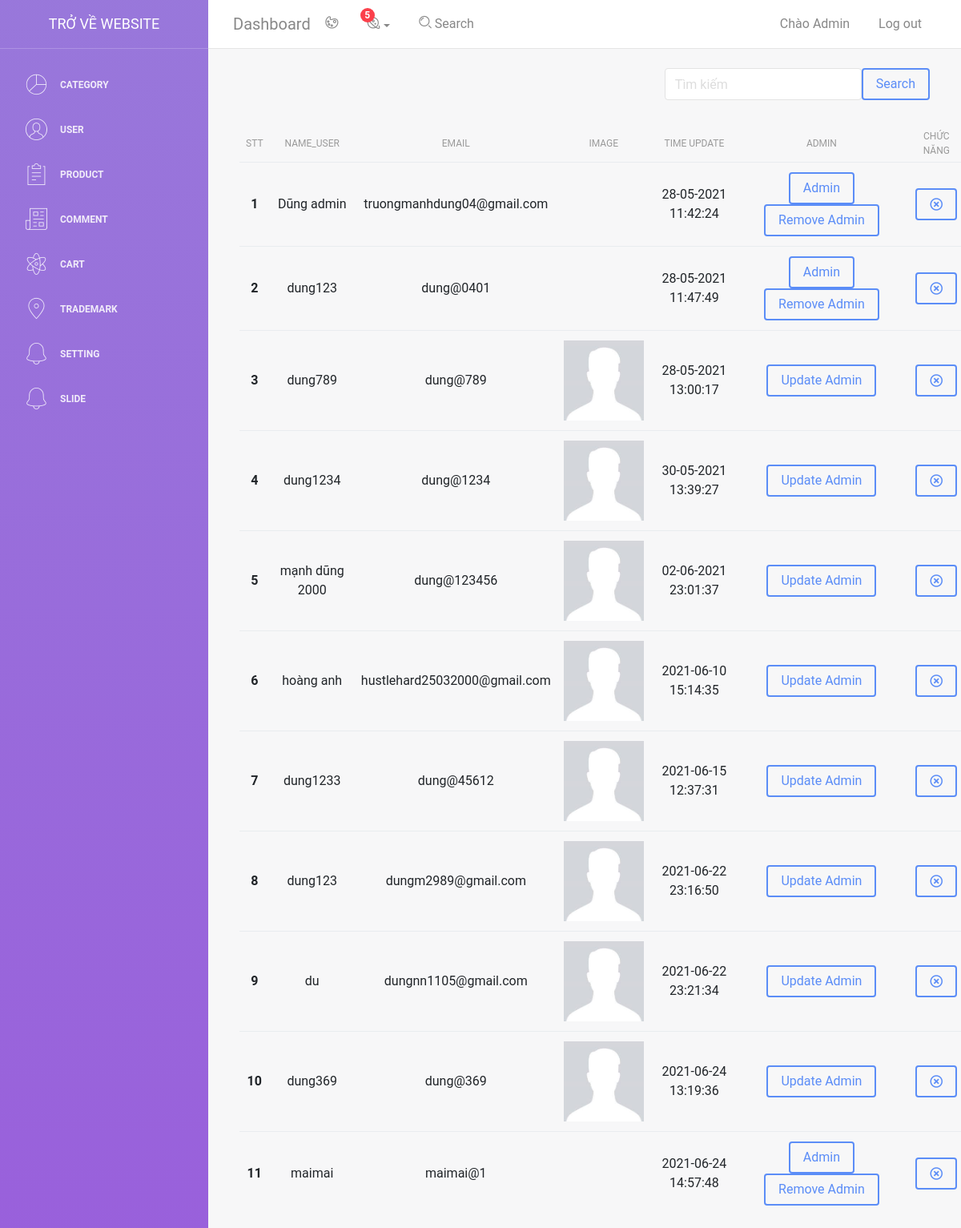
The app's page /admin/light-bootstrap-dashboard-master/examples/user.php (signed in), older data.
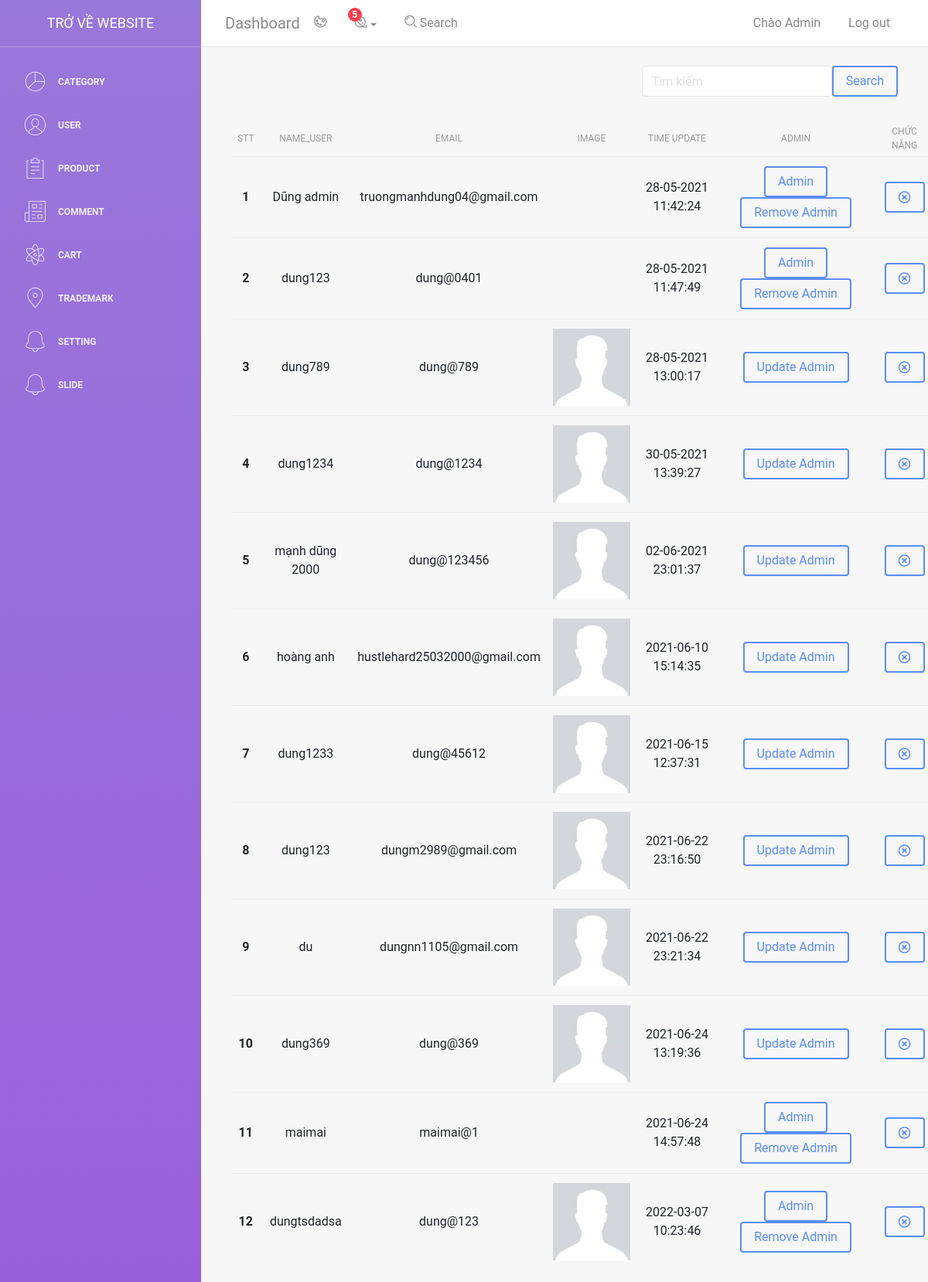
The same page, newer data.
### tables this page shows
CREATE TABLE `users` (
  `id_user` int(11) NOT NULL,
  `name` varchar(50) NOT NULL,
  `email` text NOT NULL,
  `phone` int(11) NOT NULL,
  `address` text NOT NULL,
  `password` text NOT NULL,
  `image` text NOT NULL,
  `admin` bit(1) NOT NULL,
  `time` text NOT NULL,
  `time_update` text NOT NULL
);

### admin/light-bootstrap-dashboard-master/examples/user.php (the view, shortened to what the changed rows need)
<?php
include 'header.php';
include 'db.php';
?>
<?php
if (isset($_COOKIE['user'])) {
  $email = $_COOKIE['user'];
  $sql_user = "SELECT * FROM `users` WHERE `email` = '$email'";
  $result_user = $conn->query($sql_user);
  if ($result_user->num_rows > 0) {
    while ($row_user = $result_user->fetch_assoc()) {
      $admin = $row_user['admin'];
    }
  }
  if ($admin == 1) {
    echo '
    <div class="container">
    <div class="d-flex justify-content-between">
    <div class="m-4">
    </div>
    <div class="search m-4">
      <form method="post" action="" class="d-flex">
        <div class="me-2">
          <input type="text" required placeholder="Tìm kiếm" name="search" class="form-control" id="exampleInputEmail1" aria-describedby="emailHelp">
        </div>
        <button type="submit" name="submit_search" class="btn ms-2 btn-primary">Search</button>
      </form>
    </div>
  </div>
  <table class="table mx-4">
    <thead>
      <tr class="update">
        <th scope="col" style="text-align: center !important;">STT</th>
        <th scope="col" style="text-align: center !important;">Name_user</th>
        <th scope="col" style="text-align: center !important;">Email</th>
        <th scope="col" style="text-align: center !important;">Image</th>
        <th scope="col" style="text-align: center !important;">TIME UPDATE</th>
        <th scope="col" style="text-align: center !important;">Admin</th>
        <th scope="col" style="text-align: center !important;">CHỨC NĂNG</th>
      </tr>
    </thead>
    <tbody>';
    if (isset($_POST['submit_search'])) {
      $search = $_POST['search'];
      $tim = "SELECT * FROM `users` WHERE `name` LIKE '%$search%'";
      $result_search = $conn->query($tim);
      $dem = 1;
      if ($result_search->num_rows > 0) {
        while ($row_search = $result_search->fetch_assoc()) {
          if ($row_search['admin'] == 1) {
            echo '<tr>
                <th style="text-align: center !important;" scope="row">' . $dem . '</th>
                <td style="text-align: center !important;">' . $row_search['name'] . '</td>
                <td style="text-align: center !important;">' . $row_search['email'] . '</td>
                <td style="text-align: center !important; "><img style="width: 100px" src="./images/user/' . $row_search['image'] . '" alt=""></td>
                <td style="text-align: center !important;">' . $row_search['time'] . '</td>
                <td style="text-align: center !important;"><span class="btn btn-primary">Admin</span></td>
                <td style="text-align: center !important;"><a href="category_delete.php?id=' . $row_search['id_user'] . '"><i class="fas mx-1 btn btn-primary fa-times-circle"></i></a></td>
              </tr>';
          } else {
            '<tr>
                <th style="text-align: center !important;" scope="row">' . $dem . '</th>
                <td style="text-align: center !important;">' . $row_search['name'] . '</td>
                <td style="text-align: center !important;">' . $row_search['email'] . '</td>
                <td style="text-align: center !important; "><img style="width: 100px" src="./images/user/' . $row_search['image'] . '" alt=""></td>
                <td style="text-align: center !important;">' . $row_search['time'] . '</td>
                <td style="text-align: center !important;"><a href="" class="btn btn-primary">Update Admin</a></td>
                <td style="text-align: center !important;"><a href="category_delete.php?id=' . $row_search['id_user'] . '" onclick="return confirm(\'Bạn có muốn xóa không ?\')"><i class="fas mx-1 btn btn-primary fa-times-circle"></i></a></td>
              </tr>';
          }
          $dem++;
        }
      } else {
        echo '<div class="alert alert-danger" role="alert">
          <p class="m-0">Kết quả tìm kiếm không có!!!</p>
        </div>';
      }
    } else {
      $sql = "SELECT * FROM `users`";
      $result = $conn->query($sql);
      $dem = 1;
      if ($result->num_rows > 0) {
        while ($row = $result->fetch_assoc()) {
          echo '<tr>
                  <th style="text-align: center !important;" scope="row">' . $dem . '</th>
                  <td style="text-align: center !important;">' . $row['name'] . '</td>
                  <td style="text-align: center !important;">' . $row['email'] . '</td>
                <td style="text-align: center !important; "><img style="width: 100px" src="./images/user/' . $row['image'] . '" alt=""></td>
                  <td style="text-align: center !important;">' . $row['time'] . '</td>';
          if ($row['admin'] == 1) {
            echo '<td style="text-align: center !important;"><span class="btn btn-primary">Admin</span><a href="remove_admin.php?id=' . $row['id_user'] . '" class="btn mx-2 btn-primary">Remove Admin</a></td>';;
          } else {
            echo '<td style="text-align: center !important;"><a href="update_admin.php?id=' . $row['id_user'] . '" class="btn btn-primary">Update Admin</a></td>';
          }
          echo '<td style="text-align: center !important;"><a href="category_delete.php?id=' . $row['id_user'] . '" onclick="return confirm(\'Bạn có muốn xóa không ?\')"><i class="fas mx-1 btn btn-primary fa-times-circle"></i></a></td>
                </tr>
                </div>';
          $dem++;
        }
      }
    }
  } else {
    echo '<div class="alert mx-auto mt-5 alert-danger">
        <span>Bạn không phải admin!!!</span>
    </div>';
  }
}
?>

### admin/light-bootstrap-dashboard-master/examples/header.php (shortened to what the changed rows need)
<!DOCTYPE html>
<html lang="en">
<head>
    <link rel="stylesheet" href="https://cdnjs.cloudflare.com/ajax/libs/font-awesome/5.15.3/css/all.min.css" />
    <link href="../assets/css/bootstrap.min.css" rel="stylesheet" />
    <link href="../assets/css/light-bootstrap-dashboard.css?v=2.0.0 " rel="stylesheet" />
    <link href="../assets/css/demo.css?v=<?php echo time(); ?>" rel="stylesheet" />
</head>
<body>
    <div class="wrapper">
        <div class="main-panel">
            <nav class="navbar navbar-expand-lg " color-on-scroll="500">
                <div class="container-fluid">
                    <div class="collapse navbar-collapse justify-content-end" id="navigation">
                        <ul class="navbar-nav ml-auto">
                            <li class="nav-item">
                                <?php
                                    include 'db.php';
                                    if(isset($_COOKIE['user'])){
                                        $email = $_COOKIE['user'];
                                        $sql = "SELECT * FROM `users` WHERE `email` = '$email'";
                                        $result = $conn->query($sql);
                                        if($result->num_rows > 0){
                                            while ($row = $result->fetch_assoc()){
                                                echo '
                                                        <a class="nav-link" href="user.php">
                                                        <span class="no-icon">Chào Admin</span>
                                                    </a>
                                                ';
                                            }
                                        }
                                    }
                                ?>
                            </li>
                        </ul>
                    </div>
                </div>
            </nav>

Row changes from the older to the newer data that the page shows:
added users: name "dungtsdadsa", email "dung@123", image (placeholder picture), time "2022-03-07 10:23:46"
